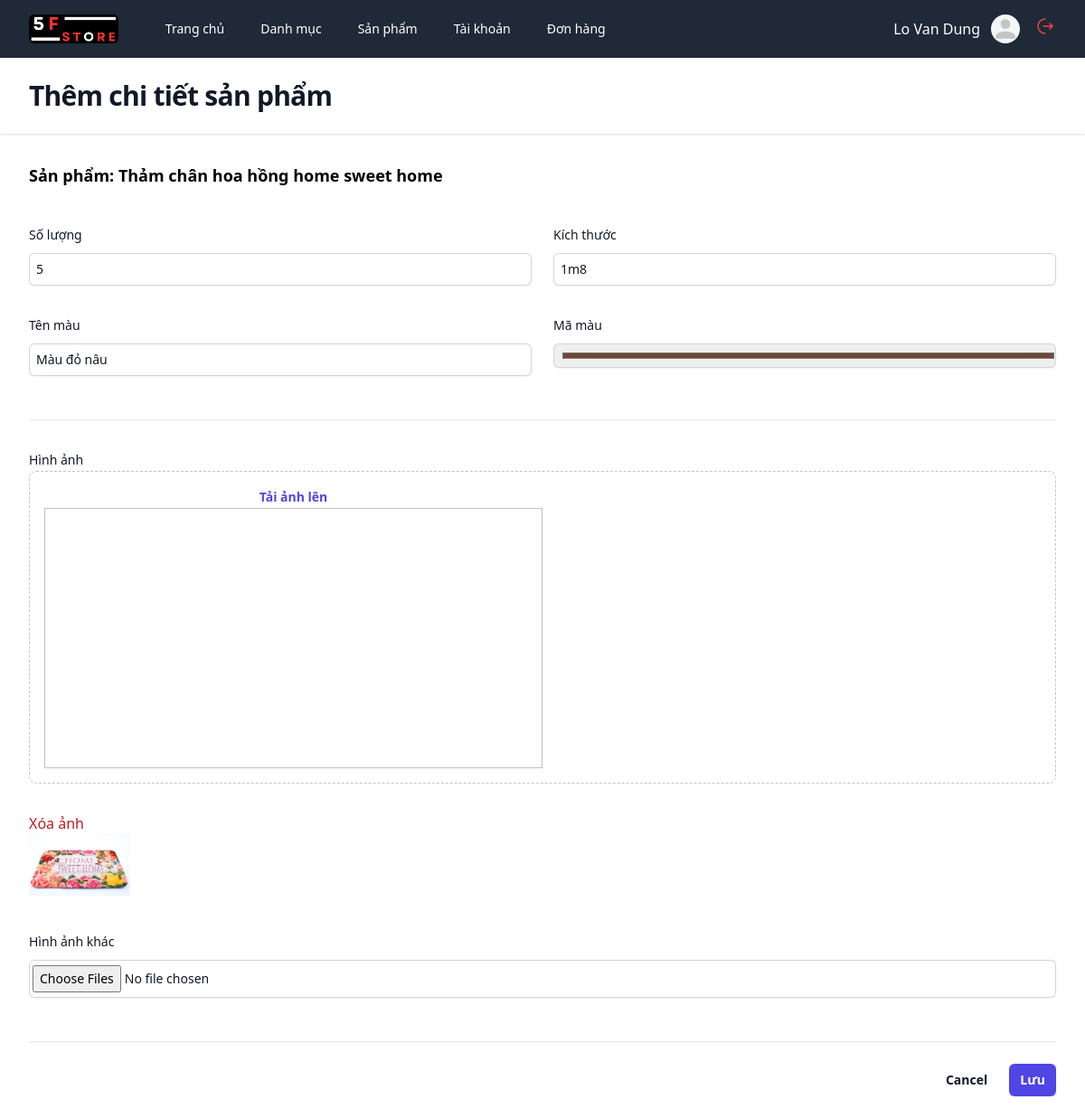
Screenshot of /admin?act=edit-detail-product&id=38&id-pro=25 (signed in) with the database file from the repository.
### tables this page shows
CREATE TABLE `products` (
  `id` int(10) NOT NULL,
  `name_product` varchar(200) NOT NULL,
  `description` text NOT NULL,
  `price` float NOT NULL,
  `origin_price` int(11) NOT NULL,
  `thumbnail` varchar(200) NOT NULL,
  `material` varchar(200) NOT NULL,
  `sold` int(11) NOT NULL DEFAULT 0,
  `created_at` varchar(200) NOT NULL,
  `id_category` int(10) NOT NULL,
  `is_deleted` tinyint(1) NOT NULL DEFAULT 0
);

CREATE TABLE `products_detail` (
  `id` int(10) NOT NULL,
  `amount` float NOT NULL,
  `code_color` varchar(200) NOT NULL,
  `color` varchar(50) NOT NULL,
  `image` varchar(200) NOT NULL,
  `size` varchar(255) NOT NULL,
  `id_product` int(10) NOT NULL
);

CREATE TABLE `images` (
  `id` int(10) NOT NULL,
  `image` varchar(200) NOT NULL,
  `id_product_detail` int(10) NOT NULL
);

### core.php (called while the page is built, shortened)
<?php
function viewAdmin($view, $values = [])
{
    return include("../views/admin/$view.php");
}
class Req
{
    public function __construct(
        Categories $categoriesService,
        Products $productsService,
        Users $usersService,
        Vouchers $vouchersService,
        CartsDetail $cartsService,
        Bills $billsService,
        ProductsBill $productsBillService,
        ProductDetail $productsDetailService,
        Images $imagesService,
        Reviews $reviewsService
    ) {
        $this->productsService = $productsService;
        $this->productsDetailService = $productsDetailService;
        $this->imagesService = $imagesService;
    }
}

### controllers/admin/ProductsController.php (called while the page is built, shortened)
<?php
function controller_edit_product_detail(Req $req)
{
    $error = '';
    $id = $_GET['id'];
    $idPro = $_GET['id-pro'];
    $product = $req->productsService->findOne($idPro);
    $productDetail = $req->productsDetailService->findOne($id);
    $images = $req->imagesService->getAll($id);
    return viewAdmin("editProductDetail", [
        'pro' => $product,
        'productDetail' => $productDetail,
        'listImage' => $images,
        'error' => $error
    ]);
}

### admin/index.php (called while the page is built, shortened)
<?php
function bootstrap()
{
    include("./routes.php");
    include("../database/service.php");
    include("../models/categories.php");
    include("../models/products.php");
    include("../models/users.php");
    include("../models/vouchers.php");
    include("../models/cartsDetail.php");
    include("../models/bills.php");
    include("../models/productsBill.php");
    include("../models/productsDetail.php");
    include("../models/images.php");
    include("../models/reviews.php");
    $role = $_SESSION["user"]["role"];
    $req = new Req(
        $categories,
        $products,
        $users,
        $vouchers,
        $cartsDetail,
        $bills,
        $productsBill,
        $productsDetail,
        $images,
        $reviews,
    );
    if (!isset($_GET['act'])) $act = check_path('');
    else $act = check_path($_GET['act']);
    foreach ($routes as $route) {
        if ($act == $route['path'] && $role >= 1 && $role <= 2) {
            return $route['view']($req);
        }
    }
}
bootstrap();

### database/service.php (called while the page is built, shortened)
<?php
include("database.php");
class ServicePdo
{
    protected $pdo;
    protected $dbName;
    public function __construct($nameDB)
    {
        $this->dbName = $nameDB;
        $this->pdo = connect();
    }
    public function findOne($id)
    {
        try {
            $dbName = $this->dbName;
            $sql = "SELECT * FROM $dbName WHERE ID = $id";
            return $this->pdo->query($sql)->fetch();
        } catch (\Throwable $th) {
            return $th;
        }
    }
}

### database/database.php (called while the page is built)
<?php
function connect()
{
    try {
        $connect =  new PDO("mysql:host=localhost; dbname=project", "root", "123456789");
        $connect->setAttribute(PDO::ATTR_ERRMODE, PDO::ERRMODE_EXCEPTION);
        return $connect;
    } catch (PDOException $e) {
        echo $e->getMessage();
        throw $e;
    }
}

### models/images.php (called while the page is built, shortened)
<?php
class Images extends ServicePdo
{
    public function getAll($id)
    {
        $dbName = $this->dbName;
        $sql = "SELECT * FROM $dbName WHERE ID_PRODUCT_DETAIL = $id";
        return $this->pdo->query($sql)->fetchAll();
    }
}

### views/admin/editProductDetail.php (the view, shortened to what this page needs)
<!DOCTYPE html>
<html lang="en">
<head>
    <script src="https://cdn.tailwindcss.com"></script>
    <link rel="stylesheet" href="/asset/css/style.css">
</head>
<body>
    <div class="min-h-full">
        <?php include('partials/header.php') ?>
        <header class="bg-white shadow">
            <div class="mx-auto max-w-7xl px-4 py-6 sm:px-6 lg:px-8">
                <h1 class="text-3xl font-bold tracking-tight text-gray-900">Thêm chi tiết sản phẩm</h1>
            </div>
        </header>
        <main>
            <div class="mx-auto px-4 max-w-7xl py-6 sm:px-6 lg:px-8">
                <form id="form" method="POST" action="" enctype="multipart/form-data">
                    <p class="mt-2 font-semibold text-lg">Sản phẩm:
                        <?= $pro['name_product'] ?>
                    </p>
                    <div class="space-y-12">
                        <div class="border-b border-gray-900/10 pb-12">
                            <div class="mt-10 grid grid-cols-1 gap-x-6 gap-y-8 sm:grid-cols-6">
                                <div class="col-span-6 border-b border-gray-900/10 pb-12">
                                    <div class="grid grid-cols-1 gap-x-6 gap-y-8 sm:grid-cols-6">
                                        <div class="sm:col-span-3">
                                            <label for="first-name"
                                                class="block text-sm font-medium leading-6 text-gray-900">Số
                                                lượng</label>
                                            <div class="mt-2">
                                                <input value="<?= $productDetail['amount'] ?>" type="number"
                                                    name="amount"
                                                    class="block w-full rounded-md border-0 py-1.5 text-gray-900 shadow-sm ring-1 ring-inset ring-gray-300 placeholder:text-gray-400 focus:ring-2 focus:ring-inset focus:ring-indigo-600 sm:text-sm sm:leading-6 pl-2">
                                            </div>
                                        </div>
                                        <div class="sm:col-span-3">
                                            <label for="first-name"
                                                class="block text-sm font-medium leading-6 text-gray-900">Kích
                                                thước</label>
                                            <div class="mt-2">
                                                <input value="<?= $productDetail['size'] ?>" type="text" name="size"
                                                    class="block w-full rounded-md border-0 py-1.5 text-gray-900 shadow-sm ring-1 ring-inset ring-gray-300 placeholder:text-gray-400 focus:ring-2 focus:ring-inset focus:ring-indigo-600 sm:text-sm sm:leading-6 pl-2">
                                            </div>
                                        </div>
                                        <div class="sm:col-span-3">
                                            <label for="first-name"
                                                class="block text-sm font-medium leading-6 text-gray-900">Tên
                                                màu</label>
                                            <div class="mt-2">
                                                <input value="<?= $productDetail['color'] ?>" type="text" name="color"
                                                    class="block w-full rounded-md border-0 py-1.5 text-gray-900 shadow-sm ring-1 ring-inset ring-gray-300 placeholder:text-gray-400 focus:ring-2 focus:ring-inset focus:ring-indigo-600 sm:text-sm sm:leading-6 pl-2">
                                            </div>
                                        </div>
                                        <div class="sm:col-span-3">
                                            <label for="last-name"
                                                class="block text-sm font-medium leading-6 text-gray-900">Mã màu</label>
                                            <div class="mt-2">
                                                <input value="<?= $productDetail['code_color'] ?>" type="color"
                                                    name="code-color" value="#ffffff"
                                                    class="block w-full rounded-md border-0 py-1.5 text-gray-900 shadow-sm ring-1 ring-inset ring-gray-300 placeholder:text-gray-400 focus:ring-2 focus:ring-inset focus:ring-indigo-600 sm:text-sm sm:leading-6 pl-2">
                                            </div>
                                        </div>
                                    </div>
                                </div>
                                <div class="col-span-full">
                                    <label for="cover-photo"
                                        class="block text-sm font-medium leading-6 text-gray-900">Hình ảnh</label>
                                    <div
                                        class="flex justify-between rounded-lg border border-dashed border-gray-900/25 py-4 px-4 gap-5">
                                        <div class="w-1/2">
                                            <div
                                                class=" justify-center flex items-center text-sm leading-6 text-gray-600 aspect-video]">
                                                <label for="file-upload"
                                                    class="relative cursor-pointer rounded-md bg-white font-semibold text-indigo-600 focus-within:outline-none focus-within:ring-2 focus-within:ring-indigo-600 focus-within:ring-offset-2 hover:text-indigo-500">
                                                    <span>Tải ảnh lên</span>
                                                </label>
                                            </div>
                                            <img class="w-full h-72 object-cover" id="image" alt="">
                                        </div>
                                    </div>
                                </div>
                                <div class="flex gap-10 col-span-6">
                                    <?php
                                    foreach ($listImage as $img) {
                                        extract($img);
                                        ?>
                                        <div>
                                            <p><a class="text-red-700"
                                                    href="?act=delete-image&id-img=<?= $id ?>&id=<?= $productDetail['id'] ?>&id-pro=<?= $pro['id'] ?>">Xóa
                                                    ảnh</a>
                                            </p>
                                            <img src="/asset/images/<?= $image ?>" alt=""
                                                class="aspect-[9/6] w-28 object-cover">
                                        </div>
                                        <?php
                                    }
                                    ?>
                                </div>
                                <div class="sm:col-span-6">
                                    <label for="username" class="block text-sm font-medium leading-6 text-gray-900">Hình
                                        ảnh khác</label>
                                    <div class="mt-2">
                                        <div
                                            class="flex rounded-md shadow-sm ring-1 ring-inset ring-gray-300 focus-within:ring-2 focus-within:ring-inset focus-within:ring-indigo-600">
                                            <input id="images" type="file" multiple name="images[]"
                                                class="block flex-1 border-0 bg-transparent py-1.5 pl-1 text-gray-900 placeholder:text-gray-400 focus:ring-0 sm:text-sm sm:leading-6"
                                                placeholder="janesmith pl-2">
                                        </div>
                                    </div>
                                </div>
                            </div>
                        </div>
                    </div>
                    <div class="mt-6 flex items-center justify-end gap-x-6">
                        <button type="button" class="text-sm font-semibold leading-6 text-gray-900">Cancel</button>
                        <button name="update-product" type="submit"
                            class="rounded-md bg-indigo-600 px-3 py-2 text-sm font-semibold text-white shadow-sm hover:bg-indigo-500 focus-visible:outline focus-visible:outline-2 focus-visible:outline-offset-2 focus-visible:outline-indigo-600">Lưu</button>
                    </div>
                </form>
            </div>
        </main>
    </div>
</body>
</html>

### rows the page displays
products: name_product "Thảm chân hoa hồng home sweet home"
products_detail: amount "5", size "1m8", color "Màu đỏ nâu", code-color "#704735"
images: image (picture)

### other values shown
$name "Trang chủ"
$name "Danh mục"
$name "Sản phẩm"
$name "Tài khoản"
$name "Đơn hàng"
$_SESSION['user']['full_name'] "Lo Van Dung"
